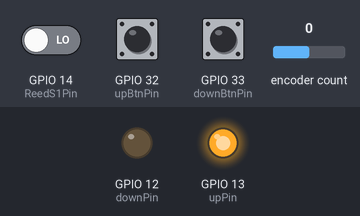
This sketch was run on a simulated ESP32. Shown: output pins drawn as LEDs (lit = HIGH). The test bench sets the inputs (shaded band); at power-on: GPIO 14 (ReedS1Pin) LOW, GPIO 33 (downBtnPin) LOW, GPIO 32 (upBtnPin) LOW, encoder count 0. WiFi joins after 1.5 s; servers stay silent unless stated; the local clock reads 2024-03-15 10:24:30 at power-on unless the sketch sets it; what the sketch prints to the serial monitor is not drawn.

Above: at 5.7 s.
5.8 s: GPIO 14 (ReedS1Pin) driven HIGH
At 6.6 s:
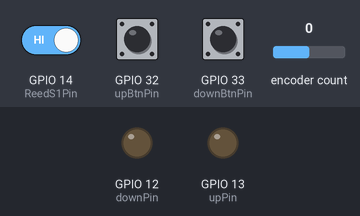
7.3 s: GPIO 33 (downBtnPin) pulsed HIGH 5 times (0.12 s each, 0.3 s apart)
At 9.9 s:
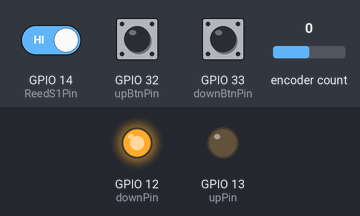
10.3 s: GPIO 32 (upBtnPin) pulled HIGH for 0.15 s
At 11.8 s:
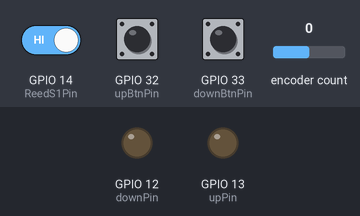
Timing chart, 0 to 12.9 s (numbered marks = the images above; inputs shaded):
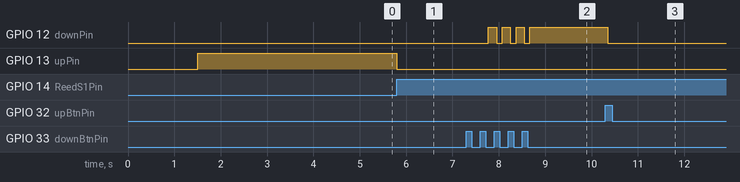

The sketch:

shtoraplate_zavod_smalldriver.ino
```cpp
#include <WiFi.h>
#include <WiFiClient.h>
#include <WebServer.h>
#include <Encoder.h>
// #include <ESPmDNS.h>
// #include <EEPROM.h>
#include "time.h"
// #include <DHT.h>
const char* ntpServer = "pool.ntp.org";
const long  gmtOffset_sec = 6*3600;
const int   daylightOffset_sec = 3600;

// #define EEPROM_SIZE 10
/*EEPROM MAP
 * 0 - target percent
 * 1
 * 2
 * 3 - curpos
 *
  4 - int close_hour =
  5 - int close_min =
  6 - int open_hour =
  7 - int open_min =
  8 - int close_target =
  9 - int open_target =
 */


const char *ssid = "DIR300";
const char *password = "89538884421";

WebServer server(80);

#define NO 0
#define UP 1
#define DOWN 2
const int upPin = 13;
const int downPin = 12;// номер контакта для кнопки
const int upBtnPin = 32;// номер контакта для кнопки
const int downBtnPin = 33;// номер контакта для кнопки
const int ReedS1Pin = 14;// номер контакта для кнопки
const int ReedS2Pin = 14;// номер контакта для
const int En1Pin = 2;// номер контакта для кнопки
const int En2Pin = 4;// номер контакта для
Encoder myEnc(En1Pin, En2Pin);
int upBtnState = 0;
int downBtnState = 0;
int oldUpBtnState = 0;
int oldDownBtnState = 0;
unsigned long upBtnPressedTime = 0;
unsigned long upBtnReleasedTime = 0;
unsigned long upBtnPressedDur = 0;
unsigned long downBtnPressedTime = 0;
unsigned long downBtnReleasedTime = 0;
unsigned long downBtnPressedDur = 0;
int upBtnAction = 0;
int downBtnAction = 0;
int curPercentPos = 10000000;
int targetPercentPos = 0;
int curPos = 100000;
int tmpCurPos = 10000000;
int maxPos = 80000;
int minPos = -1500;
unsigned long startMovingTime = 0;
int oldMovingState = NO;
int movingState = NO;
int doubleClickPause = 500;
int downDoubleClickFlag = 0;
int upDoubleClickFlag = 0;
int onZeroFlag = 0;

long int prevEnPos = 0;
long int prevEnPosTime = 0;
// переменная для хранения статуса кнопки:
int buttonState = 0;
float speed_arr[10];


void set_percent_target(int newPercentTarget)
{
        targetPercentPos = newPercentTarget;
        // EEPROM.write(0, targetPercentPos);
        // EEPROM.commit();
}

void handleRoot() {
    server.send(404, "text/plain", "there is nothing");
}


void handleEngine() {
  String message = "Params - >";
  int targetPos = -1;
  for (uint8_t i = 0; i < server.args(); i++) {
    message += " " + server.argName(i) + ": " + server.arg(i) + "\n";
    if (server.argName(i) == "target") targetPos = server.arg(i).toInt();
  }
  // Serial.print ("target = ");
  // Serial.println (targetPos);
  if(targetPos > 100) targetPos = 100;
  if(targetPos < 0) targetPos = 0;

  set_percent_target(targetPos);
  // if(targetPos == 0) targetPercentPos = -10;
  server.send(200, "text/plain", String(tmpCurPos));
}

/*void handleSchedule() {


  int close_hour = 22;
  int close_min = 0;
  int open_hour = 7;
  int open_min = 0;
  int close_target = 100;
  int open_target = 0;
  String message = "Params - >";
  for (uint8_t i = 0; i < server.args(); i++) {
    message += " " + server.argName(i) + ": " + server.arg(i) + "\n";
    if (server.argName(i) == "close_hour") close_hour = server.arg(i).toInt();
    if (server.argName(i) == "close_min") close_min = server.arg(i).toInt();
    if (server.argName(i) == "open_hour") open_hour = server.arg(i).toInt();
    if (server.argName(i) == "open_min") open_min = server.arg(i).toInt();
    if (server.argName(i) == "close_target") close_target = server.arg(i).toInt();
    if (server.argName(i) == "open_target") open_target = server.arg(i).toInt();
  }
  if(close_target > 100) close_target = 100;
  if(close_target < 0) close_target = 0;
  if(open_target > 100) open_target = 100;
  if(open_target < 0) open_target = 0;


  EEPROM.write(4, close_hour);
  EEPROM.write(5, close_min);
  EEPROM.write(6, open_hour);
  EEPROM.write(7, open_min);
  EEPROM.write(8, close_target);
  EEPROM.write(9, open_target);
  EEPROM.commit();
  // if(targetPos == 0) targetPercentPos = -10;
  server.send(200, "text/plain", String(tmpCurPos));
}
*/
void handlePos() {
  String answer = "";
  if (targetPercentPos == 0)
  {
    answer = "1";
  }
  else
  {
    answer = "0";
  }
  server.send(200, "text/plain", answer);
}


void handleNotFound() {
  String message = "File Not Found\n\n";
  message += "URI: ";
  message += server.uri();
  message += "\nMethod: ";
  message += (server.method() == HTTP_GET) ? "GET" : "POST";
  message += "\nArguments: ";
  message += server.args();
  message += "\n";

  for (uint8_t i = 0; i < server.args(); i++) {
    message += " " + server.argName(i) + ": " + server.arg(i) + "\n";
  }

  server.send(404, "text/plain", message);
}

void setup() {
  Serial.begin(115200);
  /*for (int i = 0; i<sizeof(speed_arr) - 1; i++)
  {
    speed_arr[i] = 0;
  }*/
myEnc.write(curPos);

  // инициализируем контакт кнопки, делая его входным контактом:
  // инициализируем контакт светодиода, делая его выходным контактом:
  pinMode(downPin, OUTPUT);
  pinMode(upPin, OUTPUT);
  pinMode(upBtnPin, INPUT);
  pinMode(downBtnPin, INPUT);
  pinMode(ReedS1Pin, INPUT);
  pinMode(ReedS2Pin, INPUT);
  //pinMode(En1Pin, INPUT);
  //pinMode(En2Pin, INPUT);


 WiFi.mode(WIFI_STA);
  WiFi.begin(ssid, password);
  Serial.println("");

  // Wait for connection
  while (WiFi.status() != WL_CONNECTED) {
    delay(500);
    // Serial.print(".");
  }

  Serial.println("");
  Serial.print("Connected to ");
  Serial.println(ssid);
  Serial.print("IP address: ");
  Serial.println(WiFi.localIP());

 /* if (MDNS.begin("esp32")) {
    Serial.println("MDNS responder started");
  }*/

  server.on("/", handleRoot);
  server.on("/engine", handleEngine);
  // server.on("/schedule", handleSchedule);
  server.on("/pos", handlePos);
  server.on("/inline", []() {
    server.send(200, "text/plain", "this works as well");
  });
  server.onNotFound(handleNotFound);
  server.begin();
  Serial.println("HTTP server started");
  // EEPROM.begin(EEPROM_SIZE);
  // targetPercentPos = EEPROM.read(0);
  // byte byte0 = EEPROM.read(1);
  // byte byte1 = EEPROM.read(2);
  // byte byte2 = EEPROM.read(3);
  // Serial.print(byte1);
  // Serial.print("/");
  // Serial.println(byte0);
  // int calcTmpCurPos = byte2*255*255 + byte1*255 + byte0;
  int calcTmpCurPos = 25000;
  tmpCurPos = calcTmpCurPos;
  curPos = calcTmpCurPos;
  configTime(gmtOffset_sec, daylightOffset_sec, ntpServer);
  struct tm timeinfo;
  if(!getLocalTime(&timeinfo)){
    Serial.println("Failed to obtain time");
    return;
  }
  Serial.println(&timeinfo, "%A, %B %d %Y %H:%M:%S");
}
void go_down()
{
  // Serial.println("go_down");
   digitalWrite(downPin, HIGH);
   digitalWrite(upPin, LOW);
}

void go_up()
{
    // Serial.println("go_up");
  digitalWrite(downPin, LOW);
  digitalWrite(upPin, HIGH);
}

void go_stop()
{
    // Serial.println("go_stop");

    digitalWrite(downPin, LOW);
  digitalWrite(upPin, LOW);
}
void check_buttons()
{
    int upBtnState = digitalRead(upBtnPin);
    int downBtnState = digitalRead(downBtnPin);
    unsigned long now = millis();

    if (digitalRead(ReedS1Pin) == 1|| digitalRead(ReedS2Pin) == 1)
    {
        onZeroFlag = 1;
        myEnc.write(0);
    }
    else
    {
        onZeroFlag = 0;
    }


    if(upBtnState == 1 && oldUpBtnState == 0)
    {
      delay (50);
      oldUpBtnState = 1;
      // movingState = UP;
        curPercentPos = tmpCurPos*100/maxPos;
      set_percent_target(curPercentPos);
     if ( now - upBtnReleasedTime < doubleClickPause)
      {
        upDoubleClickFlag = 1;
      }
      upBtnPressedTime = now;
    }
    if(upBtnState == 0 && oldUpBtnState == 1)
    {
      delay (50);
      oldUpBtnState = 0;

      upBtnReleasedTime = now;
      upBtnPressedDur = now - upBtnPressedTime;
      if (upDoubleClickFlag == 1){
        upDoubleClickFlag = 0;
        set_percent_target(0);
        return;
      }
      // movingState = NO;
    }

    if(downBtnState == 1 && oldDownBtnState == 0)
    {
      delay (50);
      oldDownBtnState = 1;
      curPercentPos = tmpCurPos*100/maxPos;
      set_percent_target(curPercentPos);
      // movingState = DOWN;
      if ( now - downBtnReleasedTime < doubleClickPause)
      {
        downDoubleClickFlag = 1;
      }
      downBtnPressedTime = now;


    }
    if(downBtnState == 0 && oldDownBtnState == 1)
    {
      delay (50);
      oldDownBtnState = 0;
      downBtnReleasedTime = now;
      downBtnPressedDur = now - downBtnPressedTime;
      if (downDoubleClickFlag == 1){
        downDoubleClickFlag = 0;
        set_percent_target(100);
        return;
      }
      // movingState = NO;

    }

}

/*void time_manager()
{

  struct tm timeinfo;
  if(!getLocalTime(&timeinfo)){
    Serial.println("Failed to obtain time");
    return;
  }
  int now_hour = timeinfo.tm_hour;
  int now_min = timeinfo.tm_min;
  int now_sec = timeinfo.tm_sec;
  if (now_sec!=0 ) return;
  int close_hour = EEPROM.read(4);
  int close_min = EEPROM.read(5);
  int open_hour = EEPROM.read(6);
  int open_min = EEPROM.read(7);
  int close_target = EEPROM.read(8);
  int open_target = EEPROM.read(9);

  if (now_hour == open_hour && now_min == open_min)
  {
    set_percent_target(open_target);
  }

  if (now_hour == close_hour && now_min == close_min)
  {
    set_percent_target(close_target);
  }

}*/
void engine_handler()
{
  // byte byte0 = tmpCurPos % 255;
  // byte byte1 = ((tmpCurPos - byte0)/255)%255;
  // byte byte2 = ((tmpCurPos - byte0 - byte1)/(255*255))%255;
  // EEPROM.write(1, byte0);
  // EEPROM.write(2, byte1);
  // EEPROM.write(3, byte2);
  // EEPROM.commit();

  // Serial.print(byte1);
  // Serial.print("/");
  // Serial.println(byte0);
  // int calcTmpCurPos = byte2*255*255 + byte1*255 + byte0;
  // printing status
  // Serial.print(calcTmpCurPos);
  // Serial.print("/");
  // Serial.print(tmpCurPos);
  // Serial.print("/");
  curPercentPos = tmpCurPos*100/maxPos;
  // Serial.print(curPercentPos);
  // Serial.print("/");
  // Serial.print(targetPercentPos);
  // Serial.print("/");
  if(curPercentPos > targetPercentPos)
  //if(targetPercentPos == 0 && onZeroFlag == 0 && tmpCurPos > minPos)
  {
    movingState = UP;
    // Serial.println("UP");
    return;
  }
  if (curPercentPos > targetPercentPos)
  {
    movingState = UP;
    // Serial.println("UP");
    return;
  }

  if (curPercentPos == targetPercentPos)
  {
    movingState = NO;
    // Serial.println("NO");
    return;
  }

  if (curPercentPos < targetPercentPos)
  {
    movingState = DOWN;
    // Serial.println("DOWN");
    return;
  }

}
void engine_move()
{
  unsigned long now = millis();

  if (tmpCurPos > maxPos && movingState == DOWN)
  {
    movingState = NO;
  }

  if (tmpCurPos < minPos && movingState == UP)
  {
    movingState = NO;
    return;
  }
// NO
  if(oldMovingState == NO && movingState == NO)
  {
     movingState = NO;
     return;
  }

  if(oldMovingState == NO && movingState == UP)
  {
    oldMovingState = UP;
    startMovingTime = now;
    go_up();
    return;
  }

  if(oldMovingState == NO && movingState == DOWN)
  {
    oldMovingState = DOWN;
    startMovingTime = now;
    go_down();
    return;
  }
 // UP

  if(oldMovingState == UP && movingState == NO)
  {
      oldMovingState = NO;
      go_stop();
      unsigned long movingDur = now - startMovingTime;
      // curPos = curPos - int(movingDur*19/20);
      curPos = myEnc.read();
      return;
  }

  if(oldMovingState == UP && movingState == UP)
  {
    unsigned long movingDur = now - startMovingTime;
    // tmpCurPos = curPos - int(movingDur*19/20);
    tmpCurPos = myEnc.read();


    if (onZeroFlag == 1)
    {
        movingState = NO;
        //curPos = 0;
        myEnc.write(0);
        startMovingTime = now;
    }
    return;
  }

  if(oldMovingState == UP && movingState == DOWN)
  {
    unsigned long movingDur = now - startMovingTime;
    //curPos = curPos - int(movingDur*19/20);
    curPos = myEnc.read();
    oldMovingState = DOWN;
    startMovingTime = now;
    go_down();
    return;
  }

// DOWN

  if(oldMovingState == DOWN && movingState == NO)
  {
      oldMovingState = NO;
      go_stop();
      unsigned long movingDur = now - startMovingTime;
      // curPos = curPos + movingDur;
      curPos = myEnc.read();
      return;
  }
  if(oldMovingState == DOWN && movingState == UP)
  {
      unsigned long movingDur = now - startMovingTime;
      // curPos = curPos + movingDur;
      curPos = myEnc.read();
      oldMovingState = UP;
      startMovingTime = now;
      go_up();
      return;
  }
  if(oldMovingState == DOWN && movingState == DOWN)
  {
        unsigned long movingDur = now - startMovingTime;
        // tmpCurPos = curPos + movingDur;
        tmpCurPos = myEnc.read();
        return;
  }

}

void checkWifi(){
   if (WiFi.status() == WL_CONNECTED) {
    return;
  }
   WiFi.mode(WIFI_STA);
  WiFi.begin(ssid, password);
  Serial.println("");

  // Wait for connection
  while (WiFi.status() != WL_CONNECTED) {
    delay(500);
    Serial.print(".");
  }

}


void loop() {
  // считываем значение кнопки:
  // Serial.print(".");
  // Serial.print(digitalRead(ReedS1Pin));
   // Serial.print(digitalRead(ReedS2Pin));
  // Serial.print(digitalRead(upBtnPin));
 // Serial.print(digitalRead(downBtnPin));
  // Serial.print(readDHTTemperature());
  // int hallValue = analogRead(hallPin);
  // Serial.println(analogRead(hallPin));
  // int huderedHallValue = hallValue/100;
  // if (hallValue > (hallCenter + hallRadius) || hallValue < (hallCenter - hallRadius)) Serial.println(hallValue);
  // Serial.print ("DCF");

  // Serial.println (doubleClickFlag);

//Serial.print(digitalRead(En1Pin));
//Serial.println(digitalRead(En2Pin));

/*int En1PinState = digitalRead(En1Pin);
if(En1PinState == 1 && prevEn1PinState == 0)
{
  int now = micros();
  int turnTime = now - prevEn1PinStateUpTime;
  prevEn1PinStateUpTime = micros();
  float rpm = 60.0/(turnTime/1000000.0);
  Serial.println(rpm);
}


prevEn1PinState = digitalRead(En1Pin);
*/
struct tm timeinfo;
  if(!getLocalTime(&timeinfo)){
    Serial.println("Failed to obtain time");
    return;
  }
  int now_sec = timeinfo.tm_sec;
  if (now_sec == 0)checkWifi();

long newPosition = myEnc.read();
long int now_micros = micros();
float EnSpeed = float((prevEnPos - newPosition))*1000000/(now_micros - prevEnPosTime);
Serial.print(EnSpeed);
Serial.print(" ");
Serial.println(newPosition);
prevEnPos = newPosition;
prevEnPosTime = now_micros;

// delay (100);
server.handleClient();
// time_manager();
check_buttons();
engine_handler();
engine_move();
}
```

Measured:
- after the input at 5.8 s, GPIO 13 (upPin): HIGH → LOW at once
- after the input at 7.3 s, GPIO 12 (downPin): alternates HIGH for 0.18 s and LOW for 0.12 s, 7 changes in all, then stays HIGH, starting after 0.47 s
- after the input at 10.3 s, GPIO 12 (downPin): HIGH → LOW after 0.05 s
